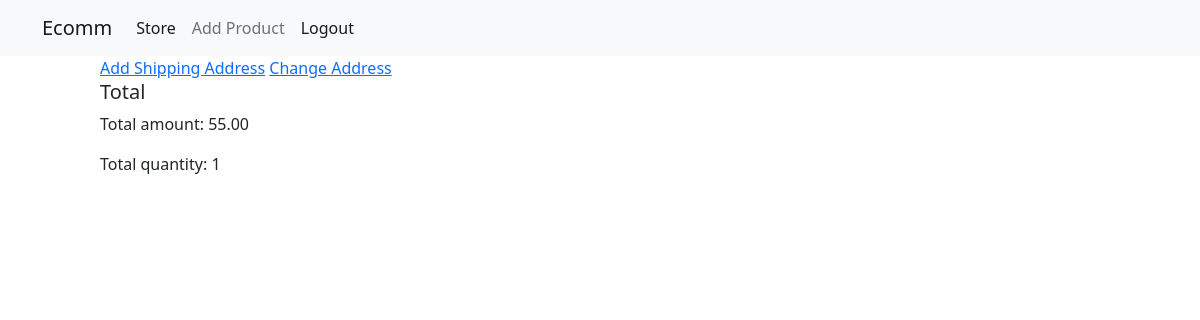
/checkout/1 (signed in), run on an earlier commit of the app's database.
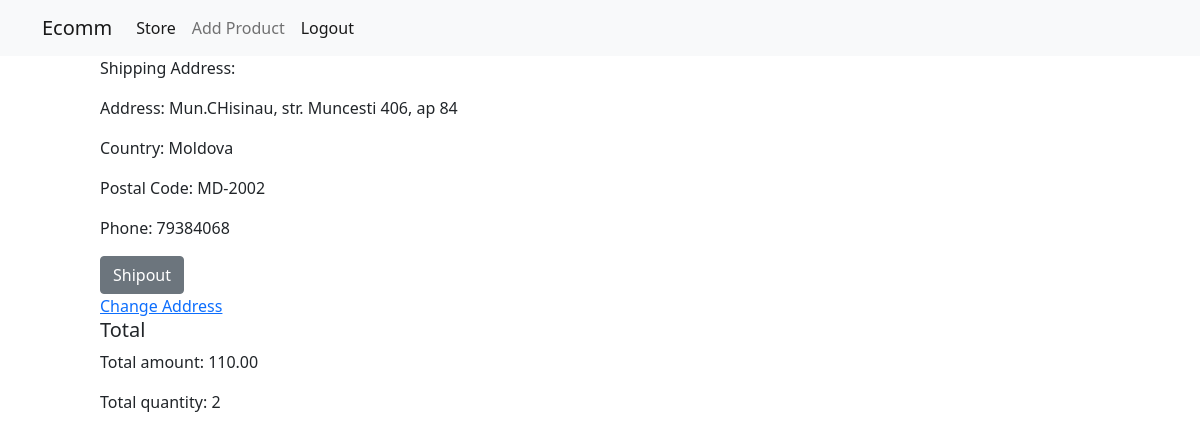
And on a later commit of the database.
### products/models.py (models this page shows, shortened)
class Order(models.Model):
    customer = models.ForeignKey(Profile, on_delete=models.SET_NULL, null=True)
    compleated = models.BooleanField(default=False)
    @property
    def get_price_total(self):
        orderitems = self.order_items.all()
        total_orderitem = sum([item.get_total for item in orderitems])
        return total_orderitem
    @property
    def get_qty_total(self):
        orderitems = self.order_items.all()
        total_qty = sum([item.quantity for item in orderitems])
        return total_qty

class OrderItem(models.Model):
    product = models.ForeignKey(ProductCard, on_delete=models.SET_NULL, null=True, blank=True)
    order = models.ForeignKey(Order, on_delete=models.SET_NULL, null=True, related_name="order_items", blank=True)
    quantity = models.IntegerField(default=1, null=True, blank=True)
    shoe_size = models.ManyToManyField('ShoeSize', blank=True, null=True)
    cloth_size = models.ManyToManyField('ClothSize', blank=True, null=True)
    @property
    def get_total(self):
        total = self.product.price * self.quantity
        return total

class ProductCard(models.Model):
    product_image = models.ImageField(null=True, blank=True, upload_to="product_images/", default="default-product.png")
    title = models.CharField(max_length=150)
    description = models.TextField(max_length=500, null=True, blank=True)
    price = models.DecimalField(max_digits=5, decimal_places=2)
    created = models.DateTimeField(auto_now_add=True)
    is_shoe = models.BooleanField(default=True)
    is_cloth = models.BooleanField(default=True)
    class Meta:
        ordering = ['created']

class ShippingAddress(models.Model):
    customer = models.ForeignKey(Profile, on_delete=models.SET_NULL, null=True, blank=True)
    address = models.CharField(max_length=150)
    country = models.CharField(max_length=150)
    postal_code = models.CharField(max_length=150)
    phone = models.CharField(max_length=150)

### products/views.py (the view, shortened to what this page needs)
# urls.py: path('checkout/<str:pk>', views.chekout, name='checkout'),
def chekout(request, pk):
    customer = request.user.profile
    shippingAddress = ShippingAddress.objects.filter(customer=customer).first()
    order = Order.objects.get(id=pk)
    form = CompleteOrder(instance=order)
    return render(request,'products/checkout.html', {'shippingAddress':shippingAddress, 'order':order})

### products/templates/products/checkout.html (shortened to what this page needs)
{%extends 'main.html'%}
{%block content%}
    {%if shippingAddress%}
        <p>Shipping Address:</p>
        <p>Address: {{shippingAddress.address}}</p>
        <p>Country: {{shippingAddress.country}}</p>
        <p>Postal Code: {{shippingAddress.postal_code}}</p>
        <p>Phone: {{shippingAddress.phone}}</p>
        <form action="{%url 'checkout' order.id%}" method="POST">
            <button type="submit" class="btn btn-secondary" method="POST">Shipout</button>
        </form>
    {%else%}
        <a href="{%url 'add-shippingAddress'%}">Add Shipping Address</a>
    {%endif%}
    <a href="{%url 'update_shippingAddress' shippingAddress.id %}">Change Address</a>
    <h5>Total</h5>
    <p>Total amount: {{order.get_price_total}}</p>
    <p>Total quantity: {{order.get_qty_total}}</p>
{%endblock%}

What changed in the data, as far as the page shows it:
added ShippingAddress: address "Mun.CHisinau, str. Muncesti 406, ap 84", country "Moldova", postal_code "MD-2002", phone "79384068"
changed Order: get_price_total "55.00" → "110.00"; get_qty_total "1" → "2"
Also different on the page:
text no longer shown: "Add Shipping Address"
text now shown: "Shipping Address: Address: Country: Postal Code: Phone: Shipout"
